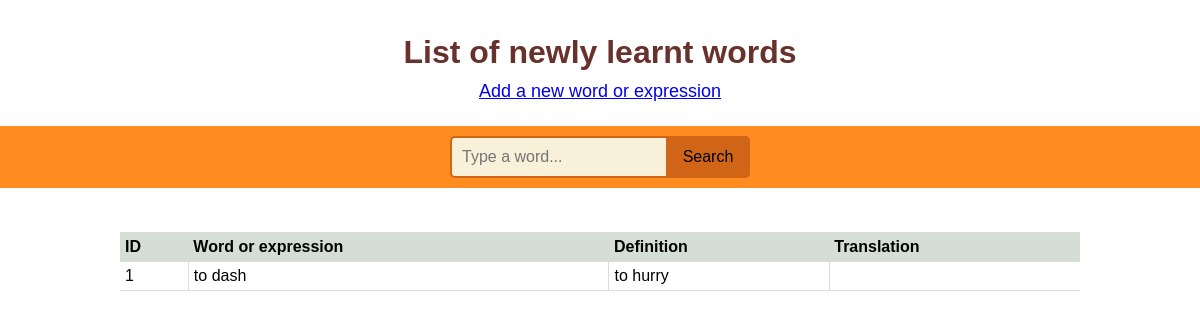
/word_list/, run on an earlier commit of the app's database.
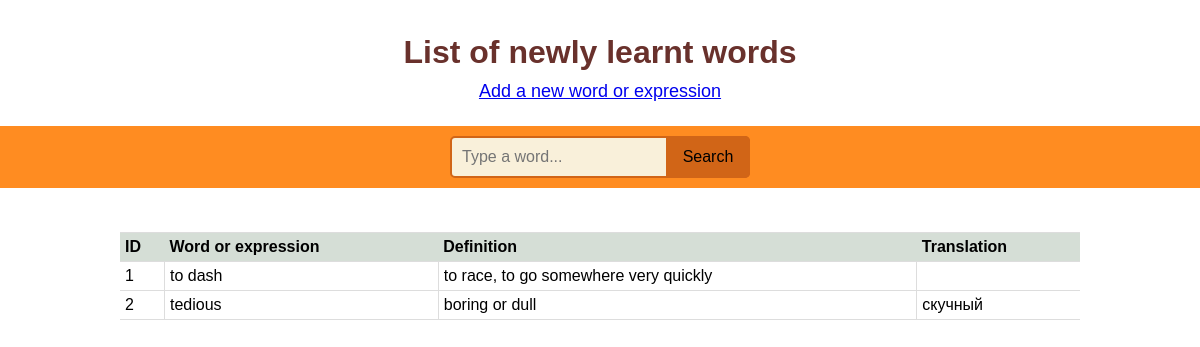
And on a later commit of the database.
### tables this page shows
CREATE TABLE vocabulary (
    word_id INTEGER NOT NULL PRIMARY KEY AUTOINCREMENT,
    word VARCHAR NOT NULL,
    description VARCHAR NOT NULL,
    word_translation VARCHAR
);

### main.py (the view)
@app.route("/word_list/")
def word_list():
    word_list = query_db('select * from vocabulary;')
    search = request.args.get('search')
    if search:
        list_req = []
        for i in word_list:
            if search in i[1]:
                list_req.append(i)
        return render_template('word_list.html', word_list=list_req, count=len(list_req), search=search)
    return render_template('word_list.html', word_list=word_list)

### main.py (called while the page is built)
def get_db():
    db = getattr(g, '_database', None)
    if db is None:
        db = g._database = sqlite3.connect(DATABASE)
    return db

@app.teardown_appcontext
def close_connection(exception):
    db = getattr(g, '_database', None)
    if db is not None:
        db.close()

def query_db(query, args=(), one=False):
    cur = get_db().execute(query, args)
    rv = cur.fetchall()
    cur.close()
    return (rv[0] if rv else None) if one else rv

### templates/word_list.html (shortened to what this page needs)
<!DOCTYPE html>
<html lang="en">
<head>
    <link rel="stylesheet" href="/static/word_list/styles.css">
     <div class="flex flex-center">
         <h1>List of newly learnt words</h1>
     </div>
</head>
<body>
    <a href="/add_words/">Add a new word or expression</a>
    <div class="d1">
        <form action="" method="get">
            <input name="search" placeholder="Type a word..." type="search">
            <button type="submit">Search</button>
        </form>
    </div>
    <div class="results">
    </div>
     <table>
         <tbody>
             <tr>
                 <th>ID</th>
                 <th>Word or expression</th>
                 <th>Definition</th>
                 <th>Translation</th>
             </tr>
             {% for i in word_list %}
             <tr>
                 {% for j in i %}
                 <td>
                 {% if j is not none %}
                     {{j}}
                     {% endif %}
                 </td>
                 {% endfor %}
             </tr>
             {% endfor %}
         </tbody>
     </table>
</body>
</html>

### static/word_list/styles.css (style rules this page uses)
* { margin: 0; padding: 0; }
body { font-family: "Gill Sans", sans-serif; }
h1 { color: #69312c; width: 100%; height: 100%; display: flex; justify-content: center; align-items: center; margin-top: 2%; }
.results { width: 100%; height: 100%; display: flex; justify-content: center; align-items: center; color: black margin-top: -30%; margin-bottom: 0px; }
* { box-sizing: border-box; }
div { padding: 10px 0 }
form { position: relative; width: 300px; margin: 0 auto; }
.d1 { background: #ff8c21; }
.d1 input { font-family: "Gill Sans", sans-serif; font-size: 16px; width: 100%; height: 42px; padding-left: 10px; border: 2px solid #d16517; border-radius: 5px; outline: none; background: #F9F0DA; color: #9E9C9C; }
.d1 button { font-family: "Gill Sans", sans-serif; font-size: 16px; position: absolute; top: 0; right: 0px; width: 84px; height: 42px; border: none; background: #d16517; border-radius: 0 5px 5px 0; cursor: pointer; }
a { font-size: 18px; width: 100%; height: 100%; display: flex; justify-content: center; align-items: center; color: #7BA7AB margin-top: 0; margin-bottom: 2%; }
table { border-collapse: collapse; width: 80%; height: 80%; padding: 20px; margin-top: 2%; margin-left: 10%; margin-right: 10%; }
table th { text-align: left; }
th { font-weight: bold; padding: 5px; background: #d5ded6; border: 1px solid #dddddd; border-left: none; border-right: none; }
td { border: 1px solid #dddddd; padding: 5px; }
tr td:first-child, .table tr th:first-child { border-left: none; }
tr td:last-child, .table tr th:last-child { border-right: none; }

What changed in the data, as far as the page shows it:
changed vocabulary "to dash": description "to hurry" → "to race, to go somewhere very quickly"
added vocabulary: i "2", word "tedious", description "boring or dull", word_translation "скучный"
